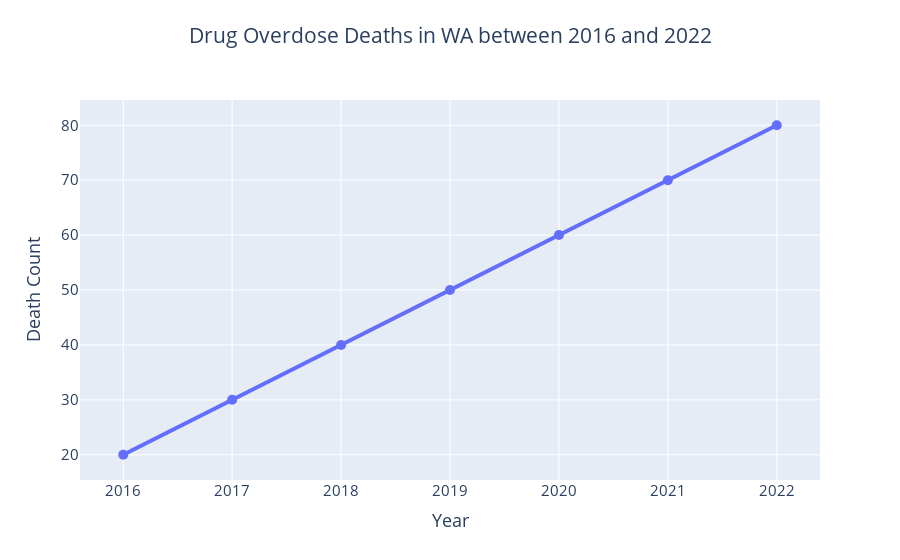

The notebook cell saved with this chart:
### Code cell
wa_overdose_change(wa_geo_data)

### Figure 1 — Plotly figure (JSON) as saved in the notebook; plotly's stock layout.template omitted (floating-point values rounded to 4 significant figures)
{"data": [{"hovertemplate": "Year=%{x}<br>Death Count=%{y}<extra></extra>", "legendgroup": "", "line": {"color": "#636efa", "dash": "solid", "width": 4}, "marker": {"size": 10, "symbol": "circle"}, "mode": "lines+markers", "name": "", "orientation": "v", "showlegend": false, "type": "scatter", "x": [2016, 2017, 2018, 2019, 2020, 2021, 2022], "xaxis": "x", "y": [20, 30, 40, 50, 60, 70, 80], "yaxis": "y"}], "layout": {"font": {"size": 15}, "legend": {"tracegroupgap": 0}, "title": {"text": "Drug Overdose Deaths in WA between 2016 and 2022", "x": 0.5, "y": 0.95}, "xaxis": {"anchor": "y", "domain": [0, 1], "title": {"text": "Year"}}, "yaxis": {"anchor": "x", "domain": [0, 1], "title": {"text": "Death Count"}}}}
